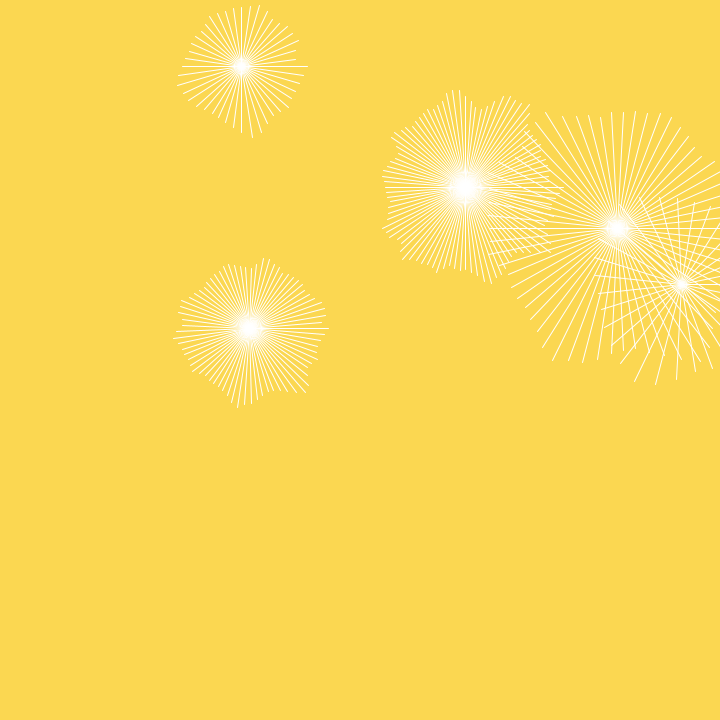
Frame 1 (no input)
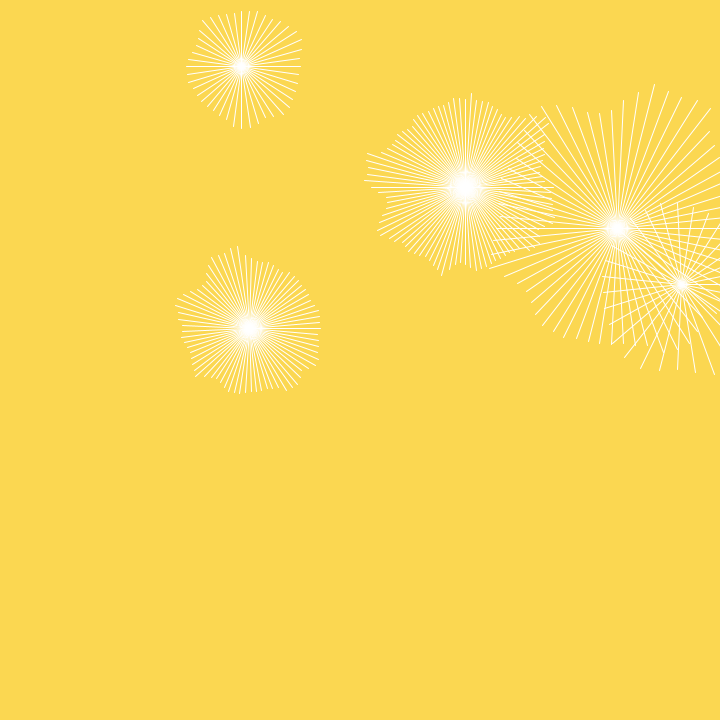
Frame 60 (the mouse pressed at the canvas centre just before this capture)
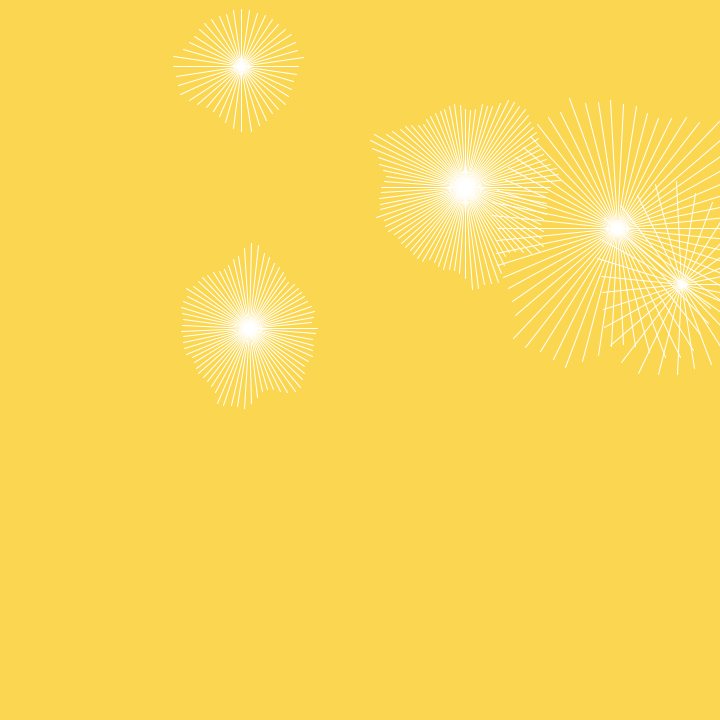
Frame 120 (the mouse held since frame 60 and released just before this capture)

The Processing sketch that drew these frames (run headless with seeded random() and noise(); from frame 60 on, the mouse is pressed at the canvas centre):

// Processing sketch: ManoloidePies
// ── ManoloidePies.pde
Pie[] pies = new Pie[5];

void setup() {
  size(720, 720);
  for (int i = 0; i < pies.length; i++) {
    pies[i] = new Pie();
  }
}

void draw() {
  background(#FBD751);
  for (int i = 0; i < pies.length; i++) {
    pies[i].update();
    pies[i].display();
  }
}

// ── Pie.pde
class Pie {
  float x, y;
  int line_count;
  float diam;
  float pie_offset = 0.0;
  
  Pie() {
    x = random(width);
    y = random(height);
    line_count = int(random(30.0, 100.0));
    diam = random(30.0, 100.0);
  }
  
  void update() {
    
  }
  
  void display() {
    stroke(255);
    float line_offset = pie_offset;
    for (int i = 0; i < line_count; i++) {
      float rad = map(i, 0, line_count, 0, TWO_PI);
      float line_len = diam + map(noise(line_offset), 0, 1, diam*0.5, diam*1.5);
      line(x, y, x + cos(rad) * line_len, y + sin(rad) * line_len);
      line_offset += 0.2;
    }
    pie_offset += 0.1;
  }
}
